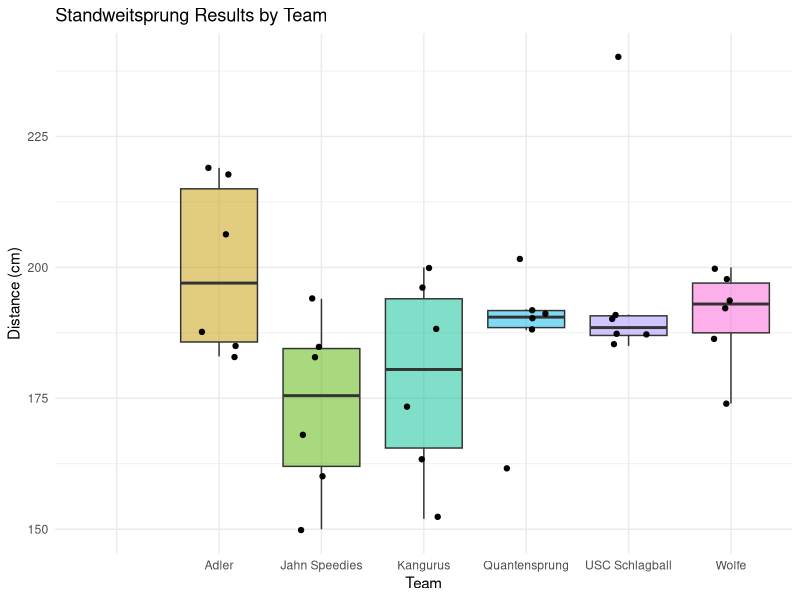
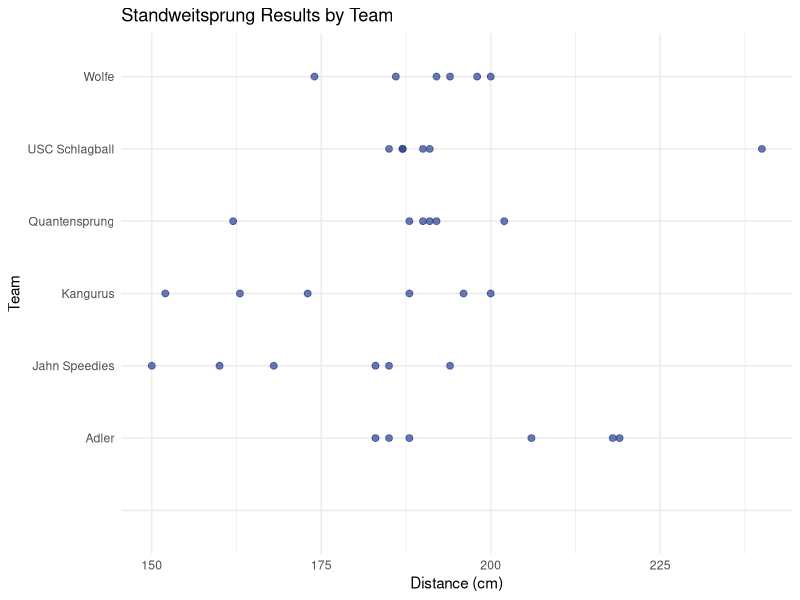

Here is the R script that generated these plots, in order:
## ---- chunk 1
#| message: false
#| warning: false
library(tidyverse)
library(psych)
library(knitr)
## ---- chunk 2
#| warning: false
standweitU12 <- read.csv("output_files/Lindehalle/U12/standweitsprungU12.csv", header = TRUE, sep = ",")

stats <- describeBy(standweitU12$result, standweitU12$team, mat = TRUE)
kable(stats, caption = "Summary per Team")
## ---- chunk 3
#| warning: false
ggplot(standweitU12, aes(x = team, y = result, fill = team)) +
  geom_boxplot(outlier.shape = NA, alpha = 0.5) + 
  geom_jitter(width = 0.2, size = 1.5) + 
  theme_minimal() +
  labs(title = "Standweitsprung Results by Team",
       x = "Team",
       y = "Distance (cm)") +
  theme(legend.position = "none")
## ---- chunk 4
#| warning: false
ggplot(standweitU12, aes(x = result, y = team)) +
    geom_point(color = "royalblue4", size = 2, alpha = 0.7) +
    theme_minimal() +
    labs(title = "Standweitsprung Results by Team",
         x = "Distance (cm)",
         y = "Team")
